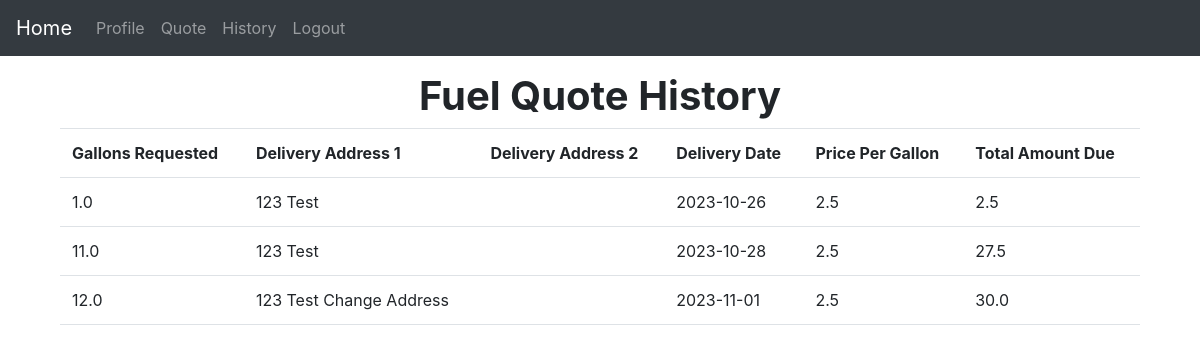
The app's page /history (signed in) with its own data.
### app.py (models this page shows, shortened)
class FuelQuote(db.Model):
    id = db.Column(db.Integer, primary_key=True)
    gallons = db.Column(db.Float)
    addressOne = db.Column(db.String(100))
    addressTwo = db.Column(db.String(100))
    deliveryDate = db.Column(db.String(10))
    pricePerGallon = db.Column(db.Float)
    totalAmountDue = db.Column(db.Float)
    user = db.relationship('UserCredentials', back_populates='quotes')
    user_id = db.Column(db.Integer, db.ForeignKey(UserCredentials.id))

### app.py (the view)
@app.route('/history')
@login_required
def history():
    return render_template('history.html', user=current_user)

### app.py (called while the page is built)
@login_manager.user_loader
def load_user(id):
    return UserCredentials.query.get(int(id))

### templates/history.html
{% extends 'base.html' %} {% block title %}History{% endblock %} {% block
content %}
<div class="container py-3">
  <h1 align="center"><strong>Fuel Quote History</strong></h1>
  <table class="table">
    <tr>
      <th>Gallons Requested</th>
      <th>Delivery Address 1</th>
      <th>Delivery Address 2</th>
      <th>Delivery Date</th>
      <th>Price Per Gallon</th>
      <th>Total Amount Due</th>
    </tr>
    {% for quote in user.quotes %}
    <tr>
      <td>{{ quote.gallons }}</td>
      <td>{{ quote.addressOne }}</td>
      <td>{{ quote.addressTwo }}</td>
      <td>{{ quote.deliveryDate }}</td>
      <td>{{ quote.pricePerGallon }}</td>
      <td>{{ quote.totalAmountDue }}</td>
    </tr>
    {% endfor %}
  </table>
</div>
{% endblock %}

### records on screen
FuelQuote: gallons "1.0", addressOne "123 Test", deliveryDate "2023-10-26", pricePerGallon "2.5", totalAmountDue "2.5"
FuelQuote: gallons "11.0", addressOne "123 Test", deliveryDate "2023-10-28", pricePerGallon "2.5", totalAmountDue "27.5"
FuelQuote: gallons "12.0", addressOne "123 Test Change Address", deliveryDate "2023-11-01", pricePerGallon "2.5", totalAmountDue "30.0"
